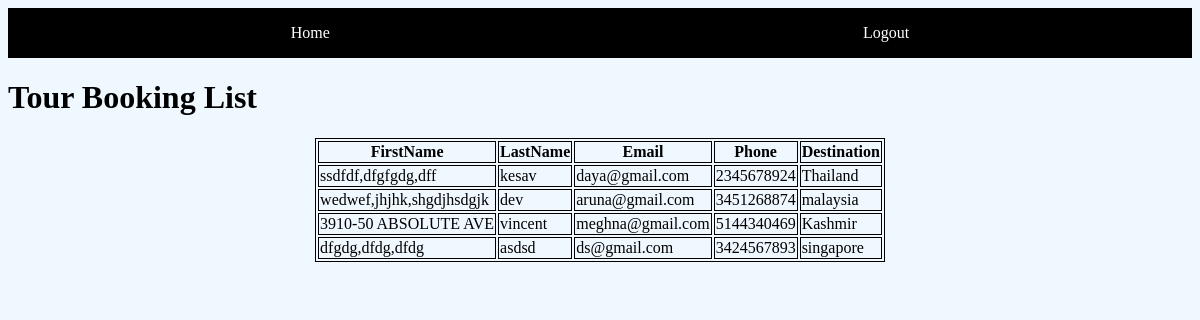
The page /booklist/ on the database its author committed.
### tourapp/models.py (models this page shows)
class TravelBook(models.Model):
    user = models.ForeignKey(User, on_delete=models.CASCADE,null=True,blank=True)
    firstname=models.CharField(max_length=50)
    lastname=models.CharField(max_length=50)
    email=models.EmailField()
    phone=models.IntegerField()
    destination=models.CharField(max_length=50)
    seats=models.IntegerField(default=1)
    package = models.ForeignKey(Pakage, on_delete=models.CASCADE,null=True,blank=True)

### tourapp/views.py (the view)
# urls.py: path('booklist/',v.bookinglist,name="bookinglist"),
def bookinglist(request):
    data=TravelBook.objects.all()
    return render(request,'booklist.html',{'data':data})

### tourapp/templates/booklist.html (shortened to what this page needs)
<!DOCTYPE html>
<html lang="en">
<head>
</head>
<body>
    <header>
        <nav>
            <ul>
                <li><a href="{% url 'home'%}">Home</a></li>
                <li><a href="{%url 'vendor_logout'%}">Logout</a></li>
            </ul>
        </nav>
    </header>
    <h1>Tour Booking List</h1>
    <center>
    <table>
        <thead>
        <tr>
            <th>FirstName</th>
            <th>LastName</th>
            <th>Email</th>
            <th>Phone</th>
            <th>Destination</th>
        </tr>
        </thead>
        <tr>
        {% for i in data%}
            <td> {{i.firstname}}</td>
            <td>{{i.lastname}}</td>
            <td>{{i.email}}</td>
            <td>{{i.phone}}</td>
            <td>{{i.destination}}</td>
        </tr>
        {% endfor%}
    </table>
</center>
</body>
</html>

### tourapp/templates/booklist.html (style rules this page uses)
body { background-color: aliceblue; }
table { border: 1px solid; }
table tr td,table th,tr { border :1px solid; }
nav { background-color: black; padding:1rem; color: white; text-decoration: none; }
nav ul { list-style-type: none; padding:0; margin:0; display:flex; justify-content: space-around; text-decoration: none; color: white; }
nav a { color:white; text-decoration: none; font-size: irem; }
nav li { text-decoration: none; color: white; list-style-type: none; }

### rows shown on the page
TravelBook: firstname "ssdfdf,dfgfgdg,dff", lastname "kesav", email "daya@gmail.com", phone "2345678924", destination "Thailand"
TravelBook: firstname "wedwef,jhjhk,shgdjhsdgjk", lastname "dev", email "aruna@gmail.com", phone "3451268874", destination "malaysia"
TravelBook: firstname "3910-50 ABSOLUTE AVE", lastname "vincent", email "meghna@gmail.com", phone "5144340469", destination "Kashmir"
TravelBook: firstname "dfgdg,dfdg,dfdg", lastname "asdsd", email "ds@gmail.com", phone "3424567893", destination "singapore"
